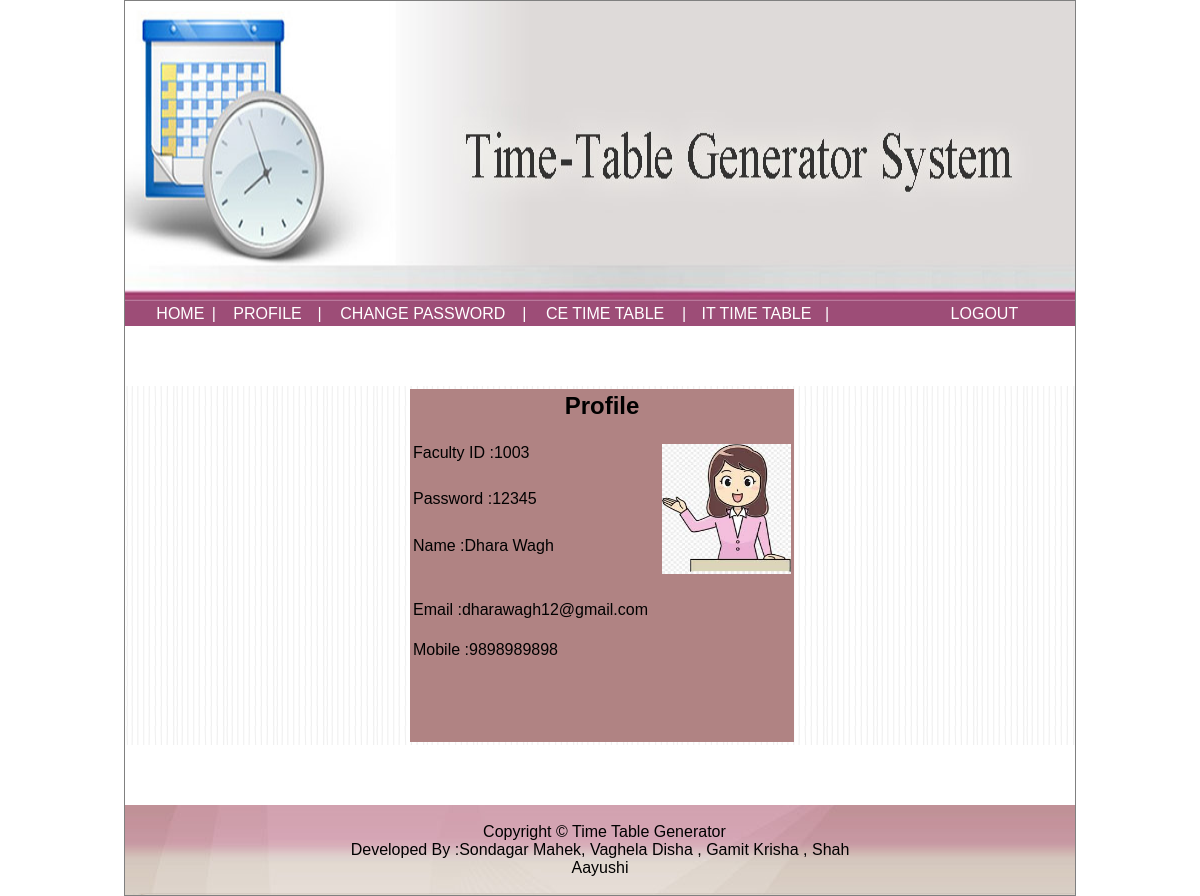
Screenshot of /faculty/profile.php (signed in) with the database file from the repository.
### tables this page shows
CREATE TABLE `faculty` (
  `fid` int(11) NOT NULL,
  `pass` varchar(10) DEFAULT '12345',
  `name` varchar(30) DEFAULT NULL,
  `email` varchar(30) DEFAULT NULL,
  `contact` decimal(10,0) DEFAULT NULL,
  `photo` varchar(500) NOT NULL
);

### faculty/main.php (called while the page is built, shortened)
<?php
 $u = $_SESSION['facSession'];
?>

### faculty/profile.php (the view, shortened to what this page needs)
<?php
	include("main.php");
?>
        <div style="margin-top:60px;margin-bottom:60px;background-image:url('../images/bg.png');">
	<table>
	<tr>
		<td></td>
		<td>
                    <?php
	           include("../config.php");
                            $q="select * from faculty where fid='$u'";
	                    $r = mysqli_query($con,$q);
	                    $c = mysqli_num_rows($r);
                             if ($c>0) {
                             if($row = mysqli_fetch_array($r))
                             {
								$pic =$row['photo'];
                             echo "<table style='background-color: rgb(176,131,131)' width='100%'>";
                             echo "<tr>";
                            echo "<td colspan='2' align='center'>";
                                echo "<h2>Profile</h2>";
                            echo "</td>";
                        echo "</tr>";
                        echo "<tr>";
                            echo "<td valign='top'>";
                                echo "Faculty ID :".$row['fid'];
                            echo "</td>";
                            echo "<td rowspan='3' align='right' valign='top'>";
                                 echo "<img src='../".$pic."' hspace='0px' vspace='0px' width='129' height='130' style='margin-left: 10px;
										margin-bottom: 5px;float: left; border:thin;background-color:#FF0000'/>";
                            echo "</td>";
                        echo "</tr>";
                        echo "<tr>";
                            echo "<td valign='top'>";
                                echo "Password :".$row['pass'];
                            echo "</td>";
                        echo "</tr>";
                         echo "<tr>";
                            echo "<td valign='top'>";
                               echo "Name :".$row['name'];
                            echo "</td>";
                        echo "</tr>";
                         echo "<tr>";
                            echo "<td valign='top'>";
                                 echo "<br>";
                               echo "Email :".$row['email'];
                              echo "<tr>";
                            echo "<td><br>";
                                echo "Mobile :".$row['contact'];
                            echo "</td>";
                        echo "</tr>";
                        echo "<tr>";
                            echo "<td valign='top'>";
                                 echo "<br><br>";
                               echo "</td></tr>";
                            echo "<tr><td>  <br><br>  ";
                            echo "</td>";
                        echo "</tr>";
                    echo "</table>";
                echo "</td>";
           echo "</tr>";
        echo "</table>";}}
        ?>
        </div>

### style.css (style rules this page uses)
body { font-family:arial; }
.link { display:block;color:White;background-color:#9D4D77;text-decoration:none;text-align: center; }

### rows the page displays
faculty: fid "1003", photo (picture), pass "12345", name "Dhara Wagh", email "dharawagh12@gmail.com", contact "9898989898"
